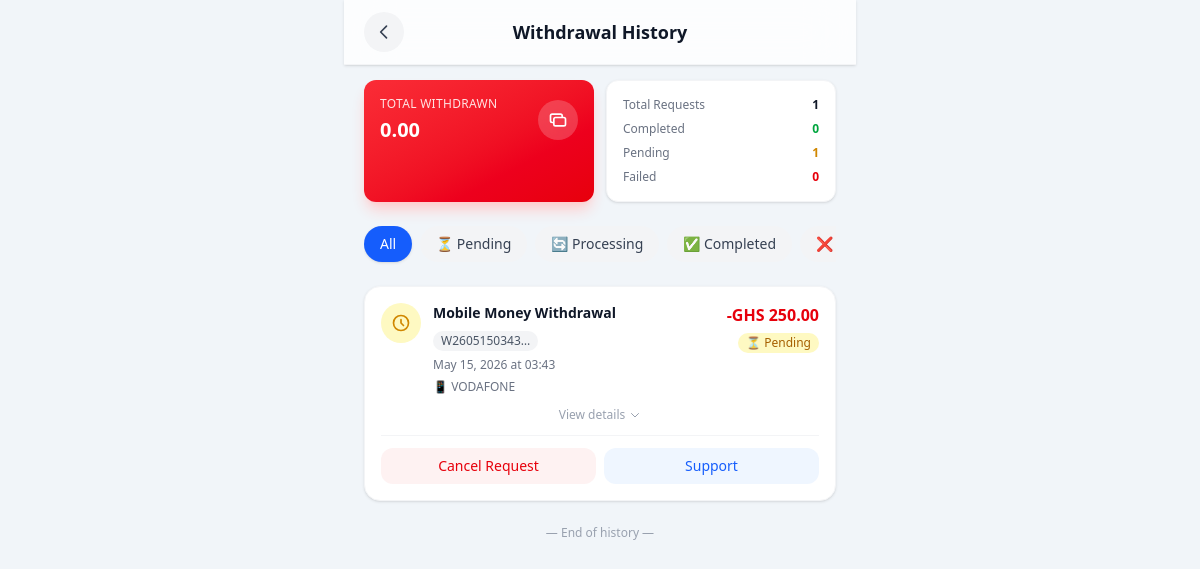
The page /core/withdrawal-records/ (signed in) on the database as committed earlier.
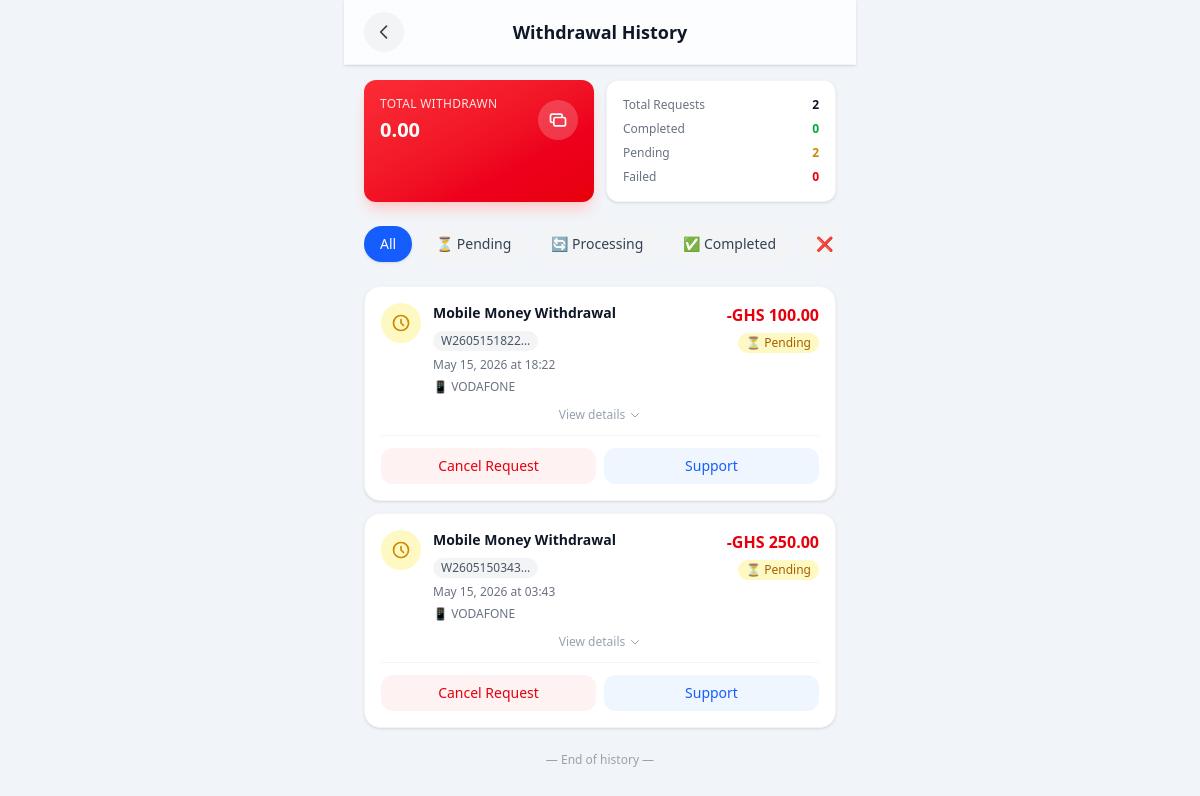
The same page on the database as committed later.
### core/models.py (models this page shows, shortened)
class WithdrawalTransaction(models.Model):
    STATUS_PENDING = 'pending'
    STATUS_PROCESSING = 'processing'
    STATUS_COMPLETED = 'completed'
    STATUS_FAILED = 'failed'
    STATUS_CHOICES = [
        (STATUS_PENDING, 'Pending'),
        (STATUS_PROCESSING, 'Processing'),
        (STATUS_COMPLETED, 'Completed'),
        (STATUS_FAILED, 'Failed'),
    ]
    WITHDRAWAL_METHODS = [
        ('mobile_money', 'Mobile Money'),
        ('bank_transfer', 'Bank Transfer'),
    ]
    id = models.UUIDField(primary_key=True, default=uuid.uuid4, editable=False)
    user = models.ForeignKey(
        settings.AUTH_USER_MODEL,
        on_delete=models.CASCADE,
        related_name='withdrawal_transactions'
    )
    reference = models.CharField(max_length=64, unique=True, blank=True)
    amount = models.DecimalField(max_digits=12, decimal_places=2)
    currency = models.CharField(max_length=10, default='GHS')
    status = models.CharField(max_length=16, choices=STATUS_CHOICES, default=STATUS_PENDING)
    withdrawal_method = models.CharField(max_length=32, choices=WITHDRAWAL_METHODS)
    withdrawal_details = models.JSONField(default=dict, blank=True, help_text='Store withdrawal method details')
    notes = models.TextField(blank=True)
    processed_at = models.DateTimeField(blank=True, null=True)
    created_at = models.DateTimeField(auto_now_add=True)
    updated_at = models.DateTimeField(auto_now=True)
    class Meta:
        ordering = ['-created_at']
        verbose_name = 'Withdrawal Transaction'
        verbose_name_plural = 'Withdrawal Transactions'

### core/views.py (the view)
# urls.py: path('withdrawal-records/', views.withdrawal_records, name='withdrawal_records'),
@login_required
def withdrawal_records(request):
    transactions = WithdrawalTransaction.objects.filter(user=request.user).order_by('-created_at')
    total_withdrawn = transactions.filter(status='completed').aggregate(Sum('amount'))['amount__sum'] or 0
    completed_count = transactions.filter(status='completed').count()
    pending_count = transactions.filter(status='pending').count()
    failed_count = transactions.filter(status='failed').count()
    processing_count = transactions.filter(status='processing').count()
    context = {
        'transactions': transactions,
        'total_withdrawn': total_withdrawn,
        'completed_count': completed_count,
        'pending_count': pending_count,
        'failed_count': failed_count,
        'processing_count': processing_count,
    }
    return render(request, 'iCare/services/pages/withdrawal-records.html', context)

### core/templates/iCare/services/pages/withdrawal-records.html (shortened to what this page needs)
{% extends "iCare/base.html" %}
{% load static %}
{% block content %}
<div class="min-h-screen bg-slate-100">
    <div class="fixed top-0 left-0 right-0 z-50 max-w-lg mx-auto bg-white/80 backdrop-blur-xl border-b border-gray-100 px-5 py-3 flex items-center justify-between shadow-sm">
        <button class="w-10 h-10 flex items-center justify-center rounded-full bg-gray-100 active:bg-gray-200 transition-all duration-200" onclick="window.history.back()">
            <svg class="w-5 h-5 text-gray-700" fill="none" stroke="currentColor" viewBox="0 0 24 24">
                <path stroke-linecap="round" stroke-linejoin="round" stroke-width="2" d="M15 19l-7-7 7-7"/>
            </svg>
        </button>
        <h1 class="text-lg font-bold text-gray-900">Withdrawal History</h1>
    </div>
    <div class="pt-20 px-5 max-w-lg mx-auto min-h-screen pb-[70px]">
        {% if transactions %}
        <div class="grid grid-cols-2 gap-3 mb-6">
            <div class="bg-gradient-to-br from-red-500 to-red-600 rounded-xl p-4 shadow-lg shadow-red-200">
                <div class="flex items-center justify-between">
                    <div>
                        <p class="text-red-100 text-xs font-medium uppercase tracking-wide">Total Withdrawn</p>
                        <p class="text-white text-xl font-bold mt-1">
                            {{ total_withdrawn|floatformat:2 }}
                        </p>
                    </div>
                    <div class="w-10 h-10 bg-white/20 rounded-full flex items-center justify-center backdrop-blur-sm">
                        <svg class="w-5 h-5 text-white" fill="none" stroke="currentColor" viewBox="0 0 24 24">
                            <path stroke-linecap="round" stroke-linejoin="round" stroke-width="2" d="M17 9V7a2 2 0 00-2-2H5a2 2 0 00-2 2v6a2 2 0 002 2h2m2 4h10a2 2 0 002-2v-6a2 2 0 00-2-2H9a2 2 0 00-2 2v6a2 2 0 002 2z"/>
                        </svg>
                    </div>
                </div>
            </div>
            <div class="bg-white rounded-xl p-4 shadow-sm border border-gray-100">
                <div class="space-y-2">
                    <div class="flex justify-between items-center text-xs">
                        <span class="text-gray-500">Total Requests</span>
                        <span class="font-semibold text-gray-900">{{ transactions|length }}</span>
                    </div>
                    <div class="flex justify-between items-center text-xs">
                        <span class="text-gray-500">Completed</span>
                        <span class="font-semibold text-green-600">{{ completed_count }}</span>
                    </div>
                    <div class="flex justify-between items-center text-xs">
                        <span class="text-gray-500">Pending</span>
                        <span class="font-semibold text-yellow-600">{{ pending_count }}</span>
                    </div>
                    <div class="flex justify-between items-center text-xs">
                        <span class="text-gray-500">Failed</span>
                        <span class="font-semibold text-red-600">{{ failed_count }}</span>
                    </div>
                </div>
            </div>
        </div>
        {% endif %}
        <div class="flex gap-2 mb-5 overflow-x-auto scrollbar-hide pb-1">
            <button data-filter="all" class="filter-btn px-4 py-2 rounded-full text-sm font-medium bg-blue-600 text-white shadow-sm transition-all whitespace-nowrap">
                All
            </button>
            <button data-filter="pending" class="filter-btn px-4 py-2 rounded-full text-sm font-medium bg-gray-100 text-gray-700 hover:bg-gray-200 transition-all whitespace-nowrap">
                ⏳ Pending
            </button>
            <button data-filter="processing" class="filter-btn px-4 py-2 rounded-full text-sm font-medium bg-gray-100 text-gray-700 hover:bg-gray-200 transition-all whitespace-nowrap">
                🔄 Processing
            </button>
            <button data-filter="completed" class="filter-btn px-4 py-2 rounded-full text-sm font-medium bg-gray-100 text-gray-700 hover:bg-gray-200 transition-all whitespace-nowrap">
                ✅ Completed
            </button>
            <button data-filter="failed" class="filter-btn px-4 py-2 rounded-full text-sm font-medium bg-gray-100 text-gray-700 hover:bg-gray-200 transition-all whitespace-nowrap">
                ❌ Failed
            </button>
        </div>
        <div class="space-y-3" id="withdrawals-list">
            {% for transaction in transactions %}
            <div class="withdrawal-item bg-white rounded-2xl p-4 shadow-sm border border-gray-100 hover:shadow-md transition-all duration-200"
                 data-status="{{ transaction.status }}">
                <div class="flex items-start justify-between gap-3">
                    <div class="flex items-start gap-3 flex-1">
                        <div class="w-10 h-10 rounded-full flex items-center justify-center flex-shrink-0
                            {% if transaction.status == 'completed' %}bg-green-100
                            {% elif transaction.status == 'pending' %}bg-yellow-100
                            {% elif transaction.status == 'failed' %}bg-red-100
                            {% elif transaction.status == 'processing' %}bg-blue-100
                            {% else %}bg-gray-100{% endif %}">
                            {% if transaction.status == 'completed' %}
                            <svg class="w-5 h-5 text-green-600" fill="none" stroke="currentColor" viewBox="0 0 24 24">
                                <path stroke-linecap="round" stroke-linejoin="round" stroke-width="2" d="M5 13l4 4L19 7"/>
                            </svg>
                            {% elif transaction.status == 'pending' %}
                            <svg class="w-5 h-5 text-yellow-600" fill="none" stroke="currentColor" viewBox="0 0 24 24">
                                <path stroke-linecap="round" stroke-linejoin="round" stroke-width="2" d="M12 8v4l3 3m6-3a9 9 0 11-18 0 9 9 0 0118 0z"/>
                            </svg>
                            {% elif transaction.status == 'failed' %}
                            <svg class="w-5 h-5 text-red-600" fill="none" stroke="currentColor" viewBox="0 0 24 24">
                                <path stroke-linecap="round" stroke-linejoin="round" stroke-width="2" d="M6 18L18 6M6 6l12 12"/>
                            </svg>
                            {% elif transaction.status == 'processing' %}
                            <svg class="w-5 h-5 text-blue-600 animate-spin-slow" fill="none" stroke="currentColor" viewBox="0 0 24 24">
                                <path stroke-linecap="round" stroke-linejoin="round" stroke-width="2" d="M4 4v5h.582m15.356 2A8.001 8.001 0 004.582 9m0 0H9m11 11v-5h-.581m0 0a8.003 8.003 0 01-15.357-2m15.357 2H15"/>
                            </svg>
                            {% endif %}
                        </div>
                        <div class="flex-1 min-w-0">
                            <div class="flex items-center gap-2 flex-wrap">
                                <p class="text-sm font-semibold text-gray-900">
                                    {% if transaction.withdrawal_method == 'mobile_money' %}
                                        Mobile Money Withdrawal
                                    {% else %}
                                        Bank Transfer
                                    {% endif %}
                                </p>
                                <span class="text-xs bg-gray-100 px-2 py-0.5 rounded-full text-gray-600">
                                    {{ transaction.reference|truncatechars:12 }}
                                </span>
                            </div>
                            <p class="text-xs text-gray-500 mt-1.5">
                                {{ transaction.created_at|date:"M d, Y \a\t H:i" }}
                            </p>
                            {% if transaction.withdrawal_details %}
                            <div class="mt-1.5 text-xs text-gray-500">
                                {% if transaction.withdrawal_details.network %}
                                    📱 {{ transaction.withdrawal_details.network|upper }}
                                {% elif transaction.withdrawal_details.bank_name %}
                                    🏦 {{ transaction.withdrawal_details.bank_name|truncatechars:20 }}
                                {% endif %}
                            </div>
                            {% endif %}
                        </div>
                    </div>
                    <div class="text-right flex-shrink-0">
                        <p class="text-base font-bold text-red-600">
                            -GHS {{ transaction.amount|floatformat:2 }}
                        </p>
                        <p class="text-xs font-medium mt-1.5 px-2 py-0.5 rounded-full inline-block
                            {% if transaction.status == 'completed' %}bg-green-100 text-green-700
                            {% elif transaction.status == 'pending' %}bg-yellow-100 text-yellow-700
                            {% elif transaction.status == 'failed' %}bg-red-100 text-red-700
                            {% elif transaction.status == 'processing' %}bg-blue-100 text-blue-700
                            {% else %}bg-gray-100 text-gray-700{% endif %}">
                            {% if transaction.status == 'processing' %}
                                🔄 Processing
                            {% elif transaction.status == 'completed' %}
                                ✅ Completed
                            {% elif transaction.status == 'pending' %}
                                ⏳ Pending
                            {% elif transaction.status == 'failed' %}
                                ❌ Failed
                            {% else %}
                                {{ transaction.status|title }}
                            {% endif %}
                        </p>
                    </div>
                </div>
                <button class="expand-btn mt-3 w-full text-center text-xs text-gray-400 hover:text-gray-600 transition flex items-center justify-center gap-1">
                    <span>View details</span>
                    <svg class="w-3 h-3 transition-transform expand-icon" fill="none" stroke="currentColor" viewBox="0 0 24 24">
                        <path stroke-linecap="round" stroke-linejoin="round" stroke-width="2" d="M19 9l-7 7-7-7"/>
                    </svg>
                </button>
                {% if transaction.status == 'pending' %}
                <div class="mt-3 pt-3 border-t border-gray-100 flex gap-2">
                    <button onclick="cancelWithdrawal('{{ transaction.id }}')" class="flex-1 py-2 text-sm text-red-600 bg-red-50 rounded-xl hover:bg-red-100 transition font-medium">
                        Cancel Request
                    </button>
                    <button class="flex-1 py-2 text-sm text-blue-600 bg-blue-50 rounded-xl hover:bg-blue-100 transition font-medium">
                        Support
                    </button>
                </div>
                {% endif %}
            </div>
            {% endfor %}
        </div>
        {% if transactions %}
        <div class="text-center py-6">
            <p class="text-xs text-gray-400">— End of history —</p>
        </div>
        {% endif %}
    </div>
</div>
{% endblock %}

### core/templates/iCare/base.html (shortened to what this page needs)
{% load static tailwind_tags pwa %}
<!DOCTYPE html>
<html lang="en">
<head>
    {% tailwind_css %}
</head>
<body class="bg-gray-50">
    <main>
        {% block content %}{% endblock %}
    </main>
</body>
</html>

### core/templates/iCare/services/pages/withdrawal-records.html (style rules this page uses)
.scrollbar-hide { -ms-overflow-style: none; scrollbar-width: none; }
.expand-icon { transition: transform 0.2s ease; }

Rows that differ between the two databases and show on the page:
added WithdrawalTransaction: status "pending" (drawn), withdrawal_method "Mobile Money Withdrawal"
Other text that changed with them:
{{ transactions|length }}: "1" → "2"
{{ pending_count }}: "1" → "2"
